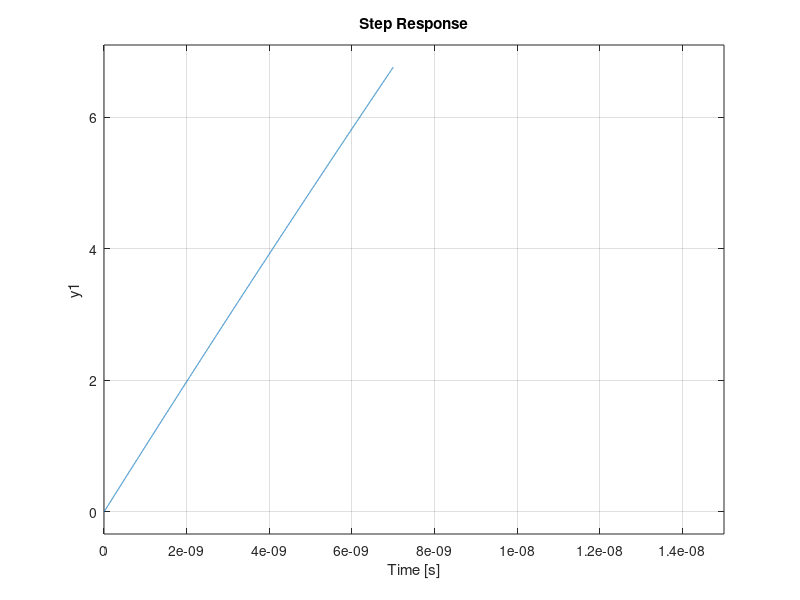
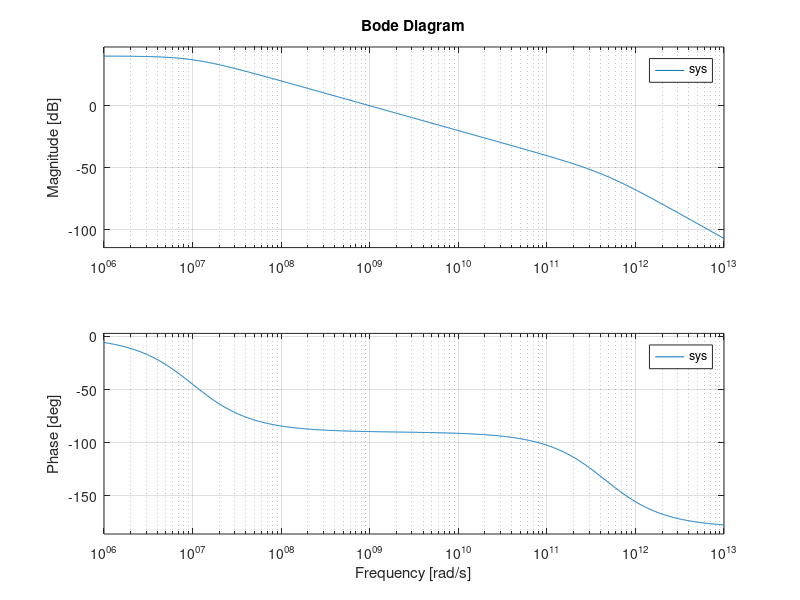

Recreate these plots in MATLAB, in order.
clc;
clear;
cp=1*10^(-9);
L=0.22*10^(-9);
res=100;
A=[0 -1/cp;
 1/L -res/L];
B=[1/cp; 0];
C=[0 res];
D=0;
sys=ss(A,B,C,D)
figure(1)
step(sys)
figure(2)
bode(sys)
stb=isstable(sys);
if stb==1
 disp('Stable')
else
 disp('Not Stable')
end
S = ctrb(sys);
Co=det(S);
if Co==0
 disp('Not Controllable')
else
 disp('Controllable')
end
V = obsv(sys);
ob=det(V);
if ob==0
 disp('Not Observable')
else
 disp('Observable')
end
